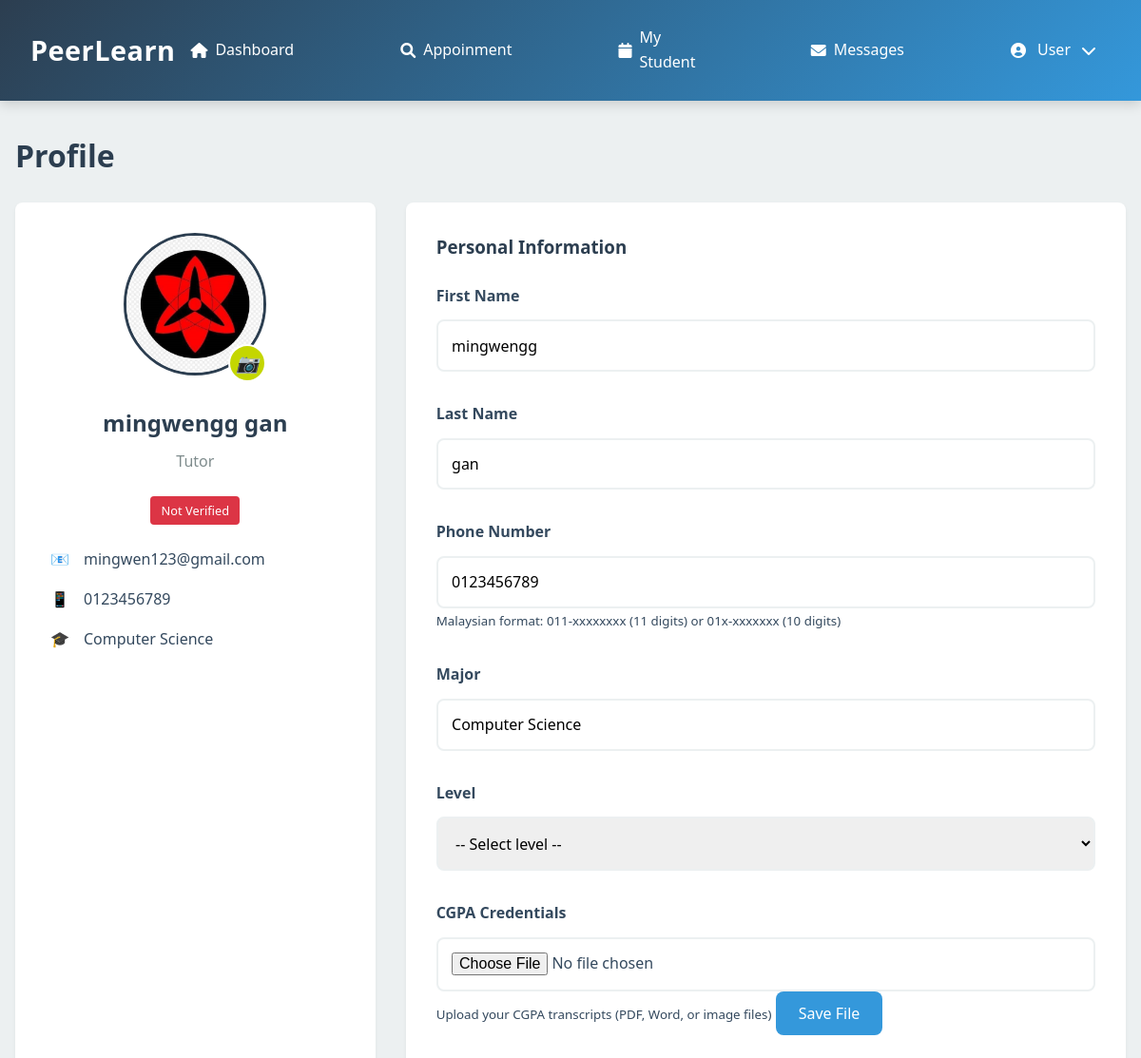
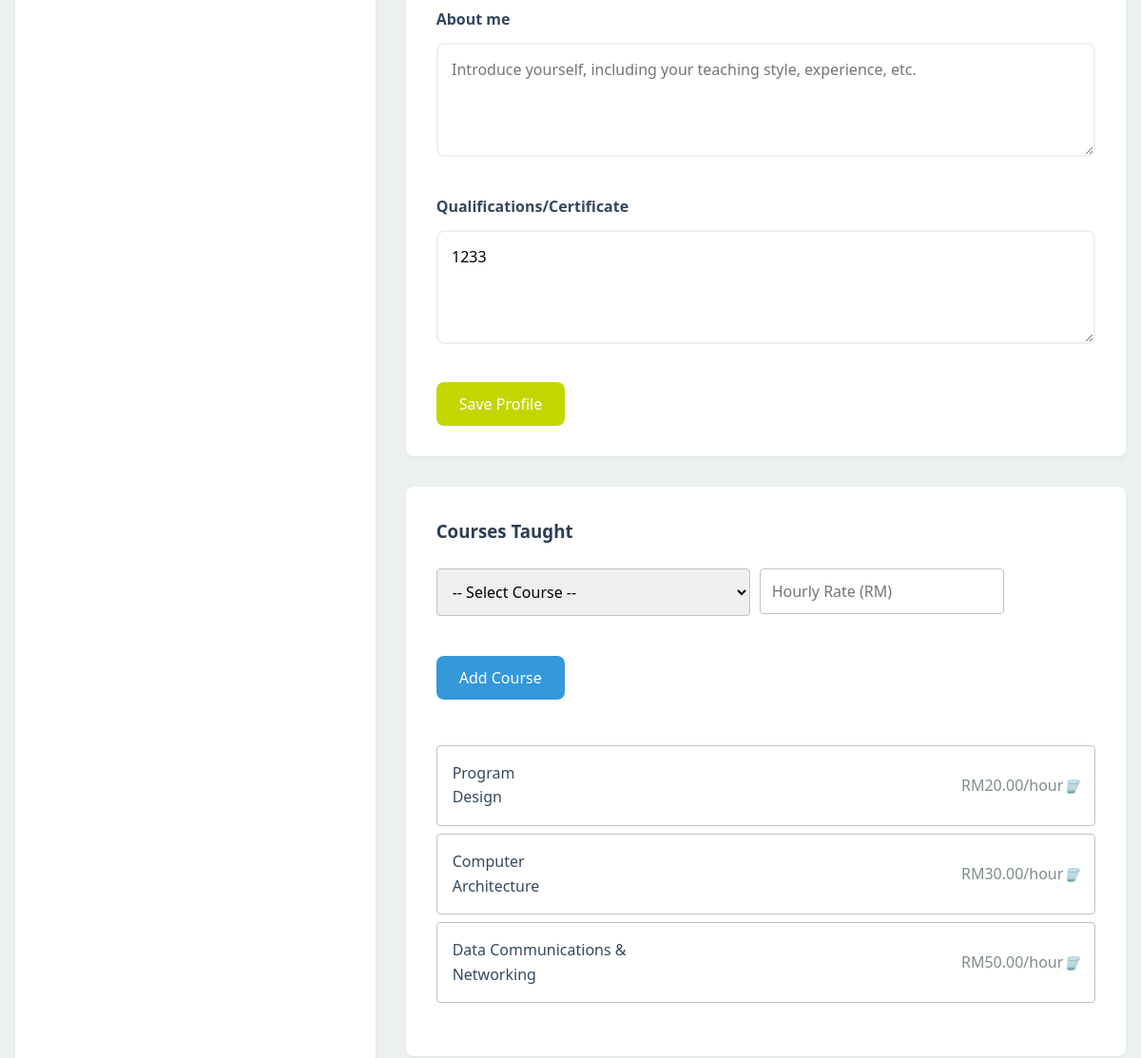
The app's page /tutor_profile.php (signed in, upper part), older data (2 pictures, top to bottom).
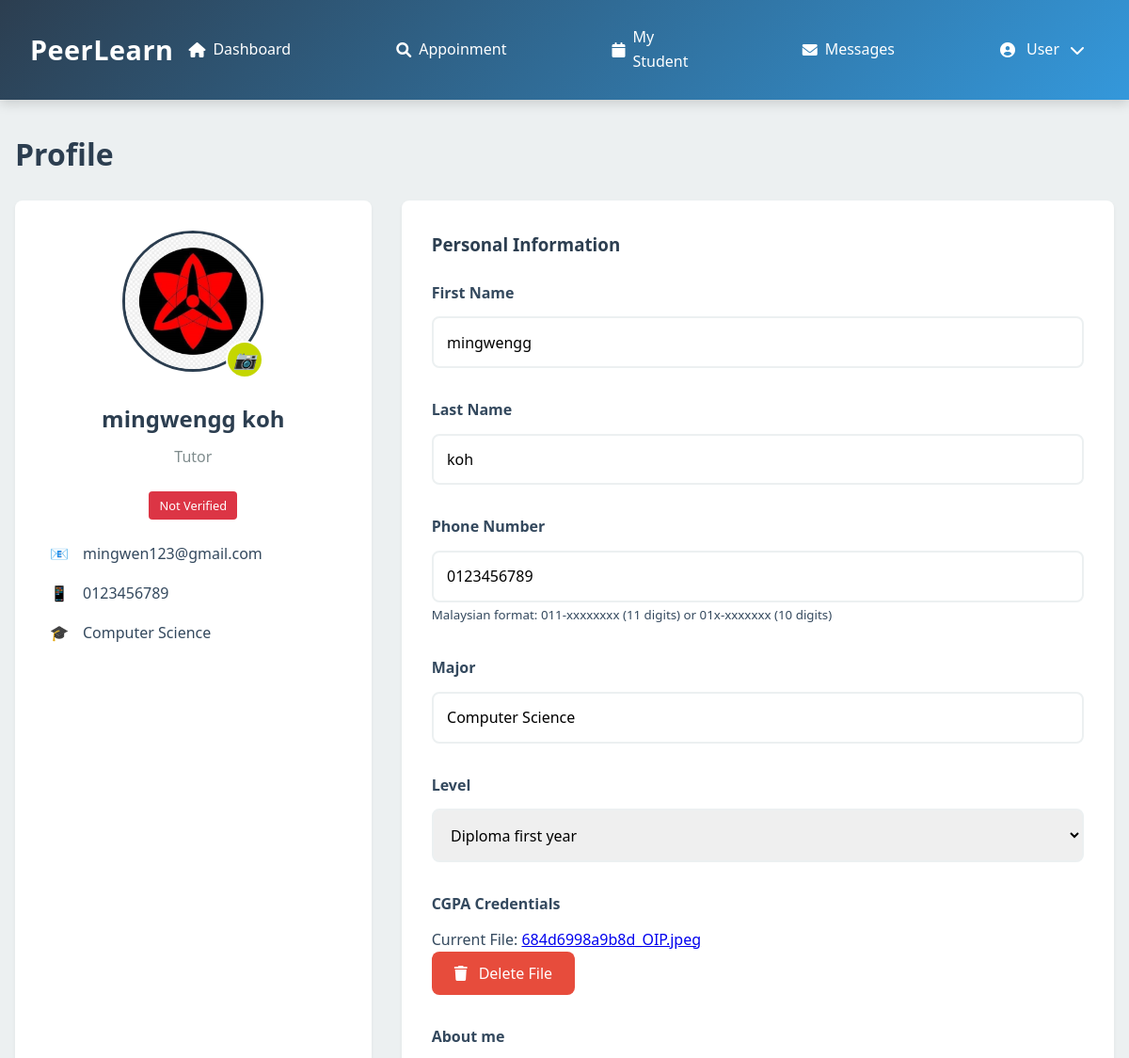
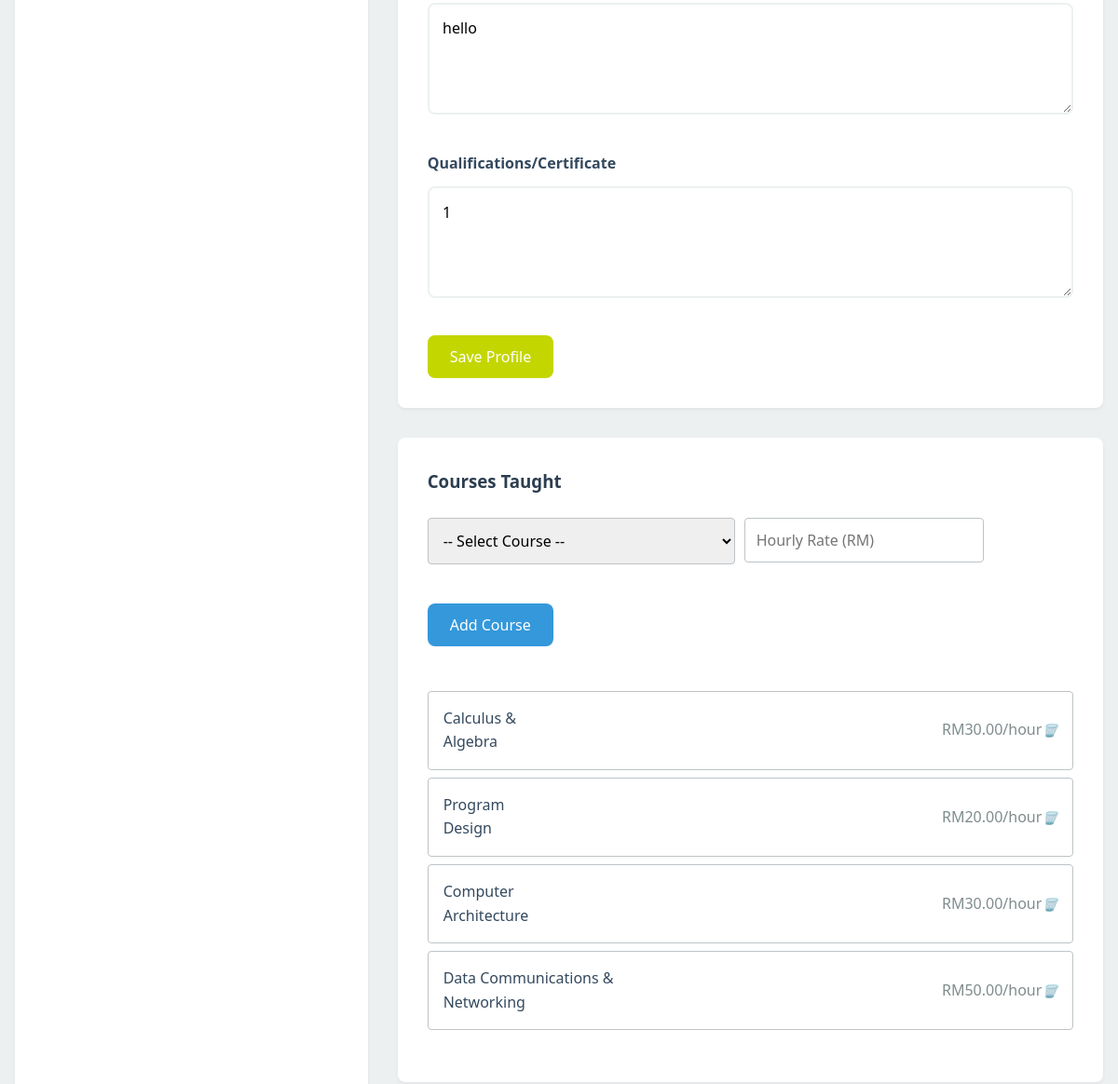
The same page, newer data (2 pictures, top to bottom).
### tables this page shows
CREATE TABLE `user` (
  `user_id` int(11) NOT NULL,
  `username` varchar(50) NOT NULL,
  `password` varchar(255) DEFAULT NULL,
  `email` varchar(100) NOT NULL,
  `role` enum('student','tutor','admin') NOT NULL,
  `first_name` varchar(50) NOT NULL,
  `last_name` varchar(50) NOT NULL,
  `phone` varchar(20) DEFAULT NULL,
  `profile_image` varchar(255) DEFAULT NULL,
  `is_active` tinyint(1) DEFAULT 1,
  `created_at` timestamp NOT NULL DEFAULT current_timestamp(),
  `last_login` datetime DEFAULT NULL
);

CREATE TABLE `tutorprofile` (
  `user_id` int(11) NOT NULL,
  `major` varchar(100) DEFAULT NULL,
  `year` varchar(50) DEFAULT NULL,
  `bio` text DEFAULT NULL,
  `qualifications` text DEFAULT NULL,
  `is_verified` tinyint(1) DEFAULT 0,
  `rating` decimal(3,2) DEFAULT 0.00,
  `total_sessions` int(11) DEFAULT 0
);

CREATE TABLE `tutorsubject` (
  `id` int(11) NOT NULL,
  `tutor_id` int(11) NOT NULL,
  `course_id` int(11) DEFAULT NULL,
  `hourly_rate` decimal(10,2) NOT NULL DEFAULT 0.00
);

CREATE TABLE `course` (
  `id` int(11) NOT NULL,
  `course_name` varchar(100) NOT NULL,
  `details` text DEFAULT NULL,
  `status` enum('active','inactive') DEFAULT 'active',
  `created_at` timestamp NOT NULL DEFAULT current_timestamp(),
  `updated_at` timestamp NOT NULL DEFAULT current_timestamp() ON UPDATE current_timestamp()
);

CREATE TABLE `credential_file` (
  `file_id` int(11) NOT NULL,
  `file_name` varchar(255) NOT NULL,
  `file_path` varchar(255) NOT NULL,
  `file_type` varchar(50) NOT NULL,
  `upload_date` timestamp NOT NULL DEFAULT current_timestamp(),
  `is_verified` tinyint(1) DEFAULT 0,
  `verified_by` int(11) DEFAULT NULL,
  `verification_date` datetime DEFAULT NULL,
  `status` enum('pending','approved','rejected') NOT NULL DEFAULT 'pending',
  `rejection_reason` text DEFAULT NULL,
  `user_id` int(11) NOT NULL
);

### tutor_profile.php (the view, shortened to what the changed rows need)
<?php
require_once 'db_connection.php';
$user_id = $_SESSION['user_id'] ?? 0;
$user_query = "SELECT u.*, tp.major, tp.year, tp.bio, tp.qualifications, tp.is_verified, cf.file_path as cgpa_file
               FROM user u
               LEFT JOIN tutorprofile tp ON u.user_id = tp.user_id
               LEFT JOIN credential_file cf ON u.user_id = cf.user_id AND cf.file_type = 'cgpa'
               WHERE u.user_id = ?";
$stmt = $conn->prepare($user_query);
$stmt->bind_param("i", $user_id);
$stmt->execute();
$result = $stmt->get_result();
$user = $result->fetch_assoc();
$first_name = $user['first_name'];
$last_name = $user['last_name'];
$email = $user['email'];
$phone = $user['phone'] ?? '';
$major = $user['major'] ?? '';
$year = $user['year'] ?? '';
$bio = $user['bio'] ?? '';
$qualifications = $user['qualifications'] ?? '';
$profile_image = $user['profile_image'] ?? '';
$is_verified = $user['is_verified'] ?? null;
$tutor_courses_query = "SELECT ts.*, c.course_name
                       FROM tutorsubject ts
                       JOIN course c ON ts.course_id = c.id
                       WHERE ts.tutor_id = ?";
$stmt = $conn->prepare($tutor_courses_query);
$stmt->bind_param("i", $user_id);
$stmt->execute();
$courses_result = $stmt->get_result();
$tutor_courses = [];
while ($course = $courses_result->fetch_assoc()) {
    $tutor_courses[] = $course;
}
$user_cgpa_file = null;
$sql = "SELECT file_path, file_name FROM credential_file WHERE user_id = ? AND file_type = 'cgpa'";
$stmt = $conn->prepare($sql);
$stmt->bind_param("i", $user_id);
$stmt->execute();
$result = $stmt->get_result();
if ($result->num_rows > 0) {
    $row = $result->fetch_assoc();
    if (!empty($row['file_path'])) {
        $user_cgpa_file = $row['file_path'];
    }
}
?>
<!DOCTYPE html>
<html lang="en">
<head>
    <link href="https://cdn.jsdelivr.net/npm/select2@4.1.0-rc.0/dist/css/select2.min.css" rel="stylesheet" />
</head>
<body>
    <?php include 'header/tut_head.php'; ?>
    <main>
        <h1 class="page-title">Profile</h1>
        <div class="profile-container">
            <div class="profile-sidebar">
                <div class="profile-image-container">
                    <?php if ($profile_image): ?>
                        <img src="<?php echo htmlspecialchars($profile_image); ?>" alt="Profile" class="profile-image">
                    <?php else: ?>
                        <div class="profile-image-placeholder"><?php echo strtoupper(substr($first_name, 0, 1)); ?></div>
                    <?php endif; ?>
                    <label for="profile_image_upload" class="edit-profile-image">
                        <i>📷</i>
                    </label>
                </div>
                <h2 class="profile-name"><?php echo htmlspecialchars($first_name . ' ' . $last_name); ?></h2>
                <p class="profile-role">Tutor</p>
                <?php
                $verification_status = 'Pending Verification';
                $verification_style = 'background-color: #6c757d; color: white;';
                if ($is_verified === 1) {
                    $verification_status = 'Verified';
                    $verification_style = 'background-color: #C4D600; color: white;';
                } elseif ($is_verified === 0) {
                    $verification_status = 'Not Verified';
                    $verification_style = 'background-color: #dc3545; color: white;';
                }
                ?>
                <div class="verified-badge" style="<?php echo $verification_style; ?>">
                    <?php echo htmlspecialchars($verification_status); ?>
                </div>
                <div class="profile-info">
                    <div class="info-item">
                        <div class="info-icon">📧</div>
                        <div class="info-text"><?php echo htmlspecialchars($email); ?></div>
                    </div>
                    <div class="info-item">
                        <div class="info-icon">📱</div>
                        <div class="info-text"><?php echo $phone ? htmlspecialchars($phone) : 'Not Set'; ?></div>
                    </div>
                    <div class="info-item">
                        <div class="info-icon">🎓</div>
                        <div class="info-text"><?php echo $major ? htmlspecialchars($major) : 'Not Set'; ?></div>
                    </div>
                </div>
            </div>
            <div class="profile-content">
                <div class="profile-section">
                    <form action="" method="post" enctype="multipart/form-data">
                        <div class="form-group">
                            <label for="first_name">First Name</label>
                            <input type="text" class="form-control" id="first_name" name="first_name" value="<?php echo htmlspecialchars($first_name); ?>" required>
                        </div>
                        <div class="form-group">
                            <label for="last_name">Last Name</label>
                            <input type="text" class="form-control" id="last_name" name="last_name" value="<?php echo htmlspecialchars($last_name); ?>" required>
                        </div>
                        <div class="form-group">
                            <label for="phone">Phone Number</label>
                            <input type="tel" class="form-control" id="phone" name="phone" value="<?php echo htmlspecialchars($phone); ?>">
                            <small class="form-text text-muted">Malaysian format: 011-xxxxxxxx (11 digits) or 01x-xxxxxxx (10 digits)</small>
                        </div>
                        <div class="form-group">
                            <label for="major">Major</label>
                            <input type="text" class="form-control" id="major" name="major" value="<?php echo htmlspecialchars($major); ?>">
                        </div>
                        <div class="form-group">
                            <label for="year">Level</label>
                            <select class="form-control" id="year" name="year">
                                <option value="" <?php echo $year == '' ? 'selected' : ''; ?>>-- Select level --</option>
                                <option value="Diploma first year" <?php echo $year == 'Diploma first year' ? 'selected' : ''; ?>>Diploma first year</option>
                            </select>
                        </div>
                        <div class="form-group">
    <label>CGPA Credentials</label>
    <?php if ($user_cgpa_file): ?>
        <p>Current File: <a href="<?php echo htmlspecialchars($user_cgpa_file); ?>" target="_blank"><?php echo htmlspecialchars(basename($user_cgpa_file)); ?></a></p>
        <form method="POST" action="" class="d-inline">
            <button type="submit" class="btn btn-danger btn-sm" onclick="return confirm('Are you sure you want to delete this file?');">
                <i class="fas fa-trash"></i> Delete File
            </button>
        </form>
    <?php else: ?>
        <input type="file" class="form-control" name="cgpa_file" id="cgpa_file" accept=".pdf,.doc,.docx,.jpg,.jpeg,.png">
        <small class="form-text text-muted">Upload your CGPA transcripts (PDF, Word, or image files)</small>
        <button type="submit" name="save_cgpa" class="btn btn-primary mt-2">Save File</button>
    <?php endif; ?>
</div>
                        <div class="form-group">
                            <label for="bio">About me</label>
                            <textarea class="form-control" id="bio" name="bio" placeholder="Introduce yourself, including your teaching style, experience, etc."><?php echo htmlspecialchars($bio); ?></textarea>
                        </div>
                        <div class="form-group">
                            <label for="qualifications">Qualifications/Certificate</label>
                            <textarea class="form-control" id="qualifications" name="qualifications" placeholder="List your academic achievements, certifications, or relevant experience"><?php echo htmlspecialchars($qualifications); ?></textarea>
                        </div>
                    </form>
                </div>
                <div class="profile-section">
                    <?php if (empty($tutor_courses)): ?>
                        <p>You haven't added any courses yet. Please use the form above to add courses you can teach.</p>
                    <?php else: ?>
                        <div class="subject-list">
                            <?php foreach ($tutor_courses as $course): ?>
                                <div class="subject-item">
                                    <div class="subject-info">
                                        <div class="course-name"><?php echo htmlspecialchars($course['course_name']); ?></div>
                                    </div>
                                    <div class="subject-rate">RM<?php echo number_format($course['hourly_rate'], 2); ?>/hour</div>
                                    <div class="subject-actions">
                                        <form action="" method="post" style="display: inline;">
                                            <button type="submit" onclick="return confirm('Are you sure you want to remove this course?')">
                                                <i>🗑️</i>
                                            </button>
                                        </form>
                                    </div>
                                </div>
                            <?php endforeach; ?>
                        </div>
                    <?php endif; ?>
                </div>
            </div>
        </div>
    </main>
</body>
</html>

Row changes from the older to the newer data that the page shows:
changed user "mingwen123@gmail.com": first_name+last_name "mingwengg gan" → "mingwengg koh"; last_name "gan" → "koh"; bio (not shown) → "hello"; qualifications "1233" → "1"
changed tutorprofile: year "-- Select level --" → "Diploma first year"
added credential_file: file_path "684d6998a9b8d_OIP.jpeg"
added tutorsubject: course.course_name "Calculus & Algebra", hourly_rate "30.00"
Text that changed along with them:
text no longer shown: "Upload your CGPA transcripts (PDF, Word, or image files) Save File"
text now shown: "Current File: Delete File"
